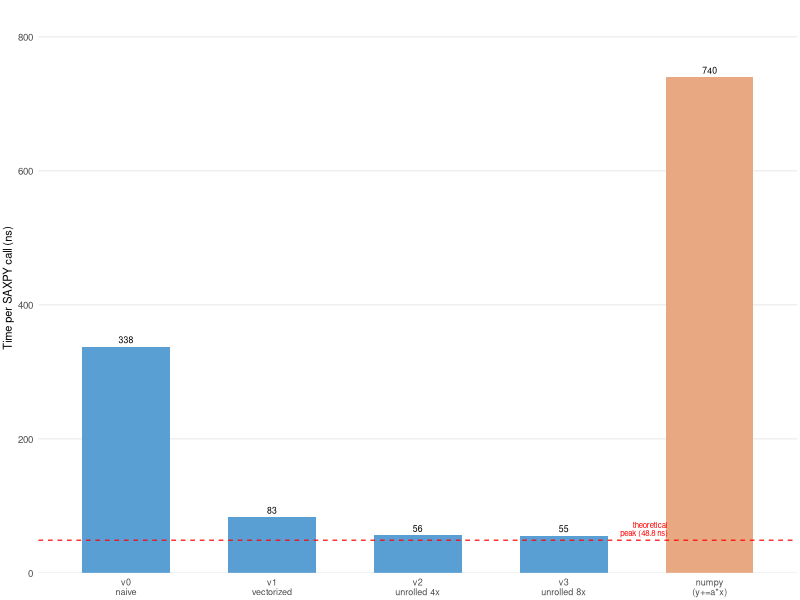
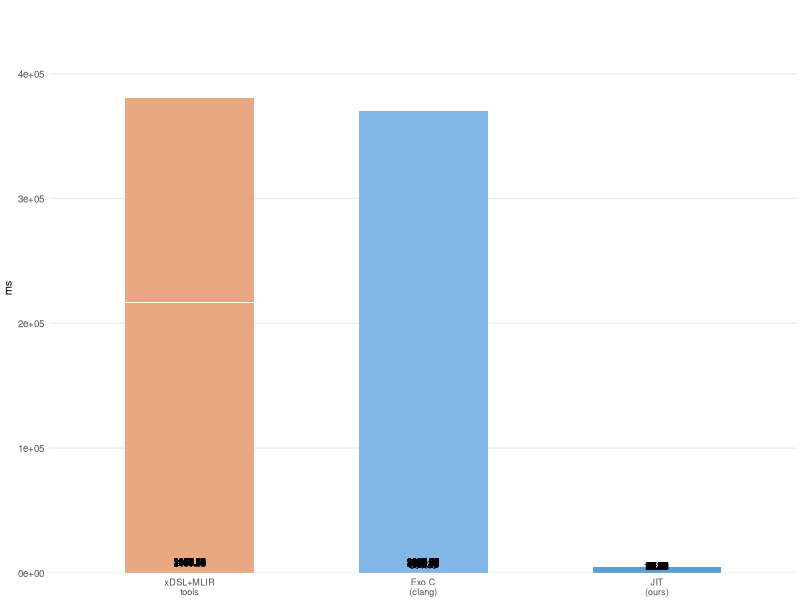

Here is the R script that generated these plots, in order:
## ---- chunk 1
knitr::opts_chunk$set(echo = FALSE, warning = FALSE, message = FALSE,
                      fig.width = 3.4, fig.height = 2.4, fig.align = "center",
                      out.width = "\\columnwidth", fig.pos = "H")
library(ggplot2)
library(tibble)
library(dplyr)

theme_paper <- theme_minimal(base_size = 9) +
  theme(
    panel.grid.minor = element_blank(),
    panel.grid.major.x = element_blank(),
    plot.title = element_text(size = 9, face = "bold"),
    axis.title = element_text(size = 8),
    axis.text = element_text(size = 7),
    plot.margin = margin(2, 2, 2, 2)
  )

backends <- read.csv("../../benchmark.csv") %>%
  tidyr::pivot_longer(-kernel, names_to = "backend", values_to = "time_s") %>%
  mutate(
    time_ms = time_s * 1000,
    backend = factor(backend, levels = c("xdsl_mlir", "exo_c", "jit"),
                     labels = c("xDSL+MLIR\ntools", "Exo C\n(clang)", "JIT\n(ours)"))
  )

N_saxpy <- 1024
saxpy <- tibble(
  variant = factor(
    c("v0\nnaive", "v1\nvectorized", "v2\nunrolled 4x", "v3\nunrolled 8x", "numpy\n(y+=a*x)"),
    levels = c("v0\nnaive", "v1\nvectorized", "v2\nunrolled 4x", "v3\nunrolled 8x", "numpy\n(y+=a*x)")
  ),
  label = c("v0_naive", "v1_vectorized", "v2_unrolled_4x", "v3_unrolled_8x", "numpy (y+=a*x)"),
  time_ns = c(337.5, 83.0, 55.8, 55.4, 739.9),
  is_jit = c(TRUE, TRUE, TRUE, TRUE, FALSE)
) %>% mutate(
  gflops = 2 * N_saxpy / (time_ns / 1e9) / 1e9,
  bw_gbs = 3 * N_saxpy * 4 / (time_ns / 1e9) / 1e9,
  speedup_np = time_ns[variant == "numpy\n(y+=a*x)"] / time_ns
)
## ---- chunk 2
ggplot(saxpy, aes(x = variant, y = time_ns, fill = is_jit)) +
  geom_col(width = 0.6) +
  geom_hline(yintercept = 48.8, linetype = "dashed", color = "red", linewidth = 0.4) +
  annotate("text", x = 4.7, y = 48.8, label = "theoretical\npeak (48.8 ns)",
           vjust = -0.3, hjust = 0.95, size = 2, color = "red", lineheight = 0.85) +
  geom_text(aes(label = sprintf("%.0f", time_ns)), vjust = -0.5, size = 2.2) +
  scale_fill_manual(values = c("TRUE" = "#5a9fd4", "FALSE" = "#e8a882"), guide = "none") +
  scale_y_continuous(expand = expansion(mult = c(0, 0.15))) +
  labs(x = NULL, y = "Time per SAXPY call (ns)") +
  theme_paper +
  theme(axis.text.x = element_text(size = 6.5, lineheight = 0.9))
## ---- chunk 3
stab <- saxpy %>%
  transmute(
    Variant = label,
    `ns` = sprintf("%.1f", time_ns),
    `GFLOP/s` = sprintf("%.1f", gflops),
    `GB/s` = sprintf("%.1f", bw_gbs),
    `vs NumPy` = sprintf("%.1fx", speedup_np)
  )
knitr::kable(stab, format = "latex", booktabs = TRUE,
             align = c("l", "r", "r", "r", "r"),
             caption = "SAXPY performance ($N{=}1024$, \\texttt{float32}, Apple Silicon).")
## ---- chunk 4
peak <- tibble(
  Resource = c("NEON execution units", "Load ports", "Store ports"),
  `Per cycle` = c(4, 3, 2),
  `SAXPY (per 4 elems)` = c("1 FMA", "2 loads", "1 store")
)
knitr::kable(peak, format = "latex", booktabs = TRUE,
             align = c("l", "c", "c"),
             caption = "Apple Silicon P-core NEON resource constraints per cycle.")
## ---- chunk 5
ggplot(backends, aes(x = backend, y = time_ms, fill = backend)) +
  geom_col(width = 0.55, show.legend = FALSE) +
  geom_text(aes(label = sprintf("%.2f", time_ms)), vjust = -0.5, size = 2.2) +
  scale_fill_manual(values = c("xDSL+MLIR\ntools" = "#e8a882", "Exo C\n(clang)" = "#82b5e8", "JIT\n(ours)" = "#5a9fd4")) +
  scale_y_continuous(expand = expansion(mult = c(0, 0.2))) +
  labs(x = NULL, y = "ms") +
  theme_paper +
  theme(axis.text.x = element_text(size = 6.5, lineheight = 0.9))
